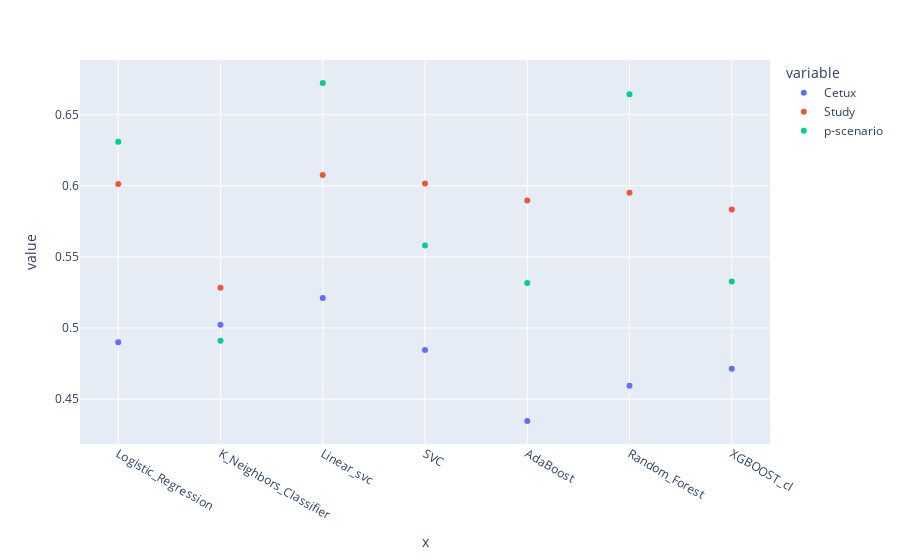

Notebook code for this chart:
### Code cell
fig = px.scatter(results_df, x=results_df.index.values,y=results_df.columns.values)
fig.show()

### Figure 1 — Plotly figure (JSON) as saved in the notebook; plotly's stock layout.template omitted (floating-point values rounded to 4 significant figures)
{"data": [{"hovertemplate": "variable=Cetux<br>x=%{x}<br>value=%{y}<extra></extra>", "legendgroup": "Cetux", "marker": {"color": "#636efa", "symbol": "circle"}, "mode": "markers", "name": "Cetux", "orientation": "v", "showlegend": true, "type": "scatter", "x": ["Logistic_Regression", "K_Neighbors_Classifier", "Linear_svc", "SVC", "AdaBoost", "Random_Forest", "XGBOOST_cl"], "xaxis": "x", "y": [0.49, 0.5022, 0.521, 0.4845, 0.4345, 0.4593, 0.4712], "yaxis": "y"}, {"hovertemplate": "variable=Study<br>x=%{x}<br>value=%{y}<extra></extra>", "legendgroup": "Study", "marker": {"color": "#EF553B", "symbol": "circle"}, "mode": "markers", "name": "Study", "orientation": "v", "showlegend": true, "type": "scatter", "x": ["Logistic_Regression", "K_Neighbors_Classifier", "Linear_svc", "SVC", "AdaBoost", "Random_Forest", "XGBOOST_cl"], "xaxis": "x", "y": [0.6013, 0.5283, 0.6076, 0.6015, 0.5896, 0.5951, 0.5833], "yaxis": "y"}, {"hovertemplate": "variable=p-scenario<br>x=%{x}<br>value=%{y}<extra></extra>", "legendgroup": "p-scenario", "marker": {"color": "#00cc96", "symbol": "circle"}, "mode": "markers", "name": "p-scenario", "orientation": "v", "showlegend": true, "type": "scatter", "x": ["Logistic_Regression", "K_Neighbors_Classifier", "Linear_svc", "SVC", "AdaBoost", "Random_Forest", "XGBOOST_cl"], "xaxis": "x", "y": [0.631, 0.491, 0.6723, 0.558, 0.5317, 0.6643, 0.5327], "yaxis": "y"}], "layout": {"legend": {"title": {"text": "variable"}, "tracegroupgap": 0}, "margin": {"t": 60}, "xaxis": {"anchor": "y", "domain": [0, 1], "title": {"text": "x"}}, "yaxis": {"anchor": "x", "domain": [0, 1], "title": {"text": "value"}}}}
